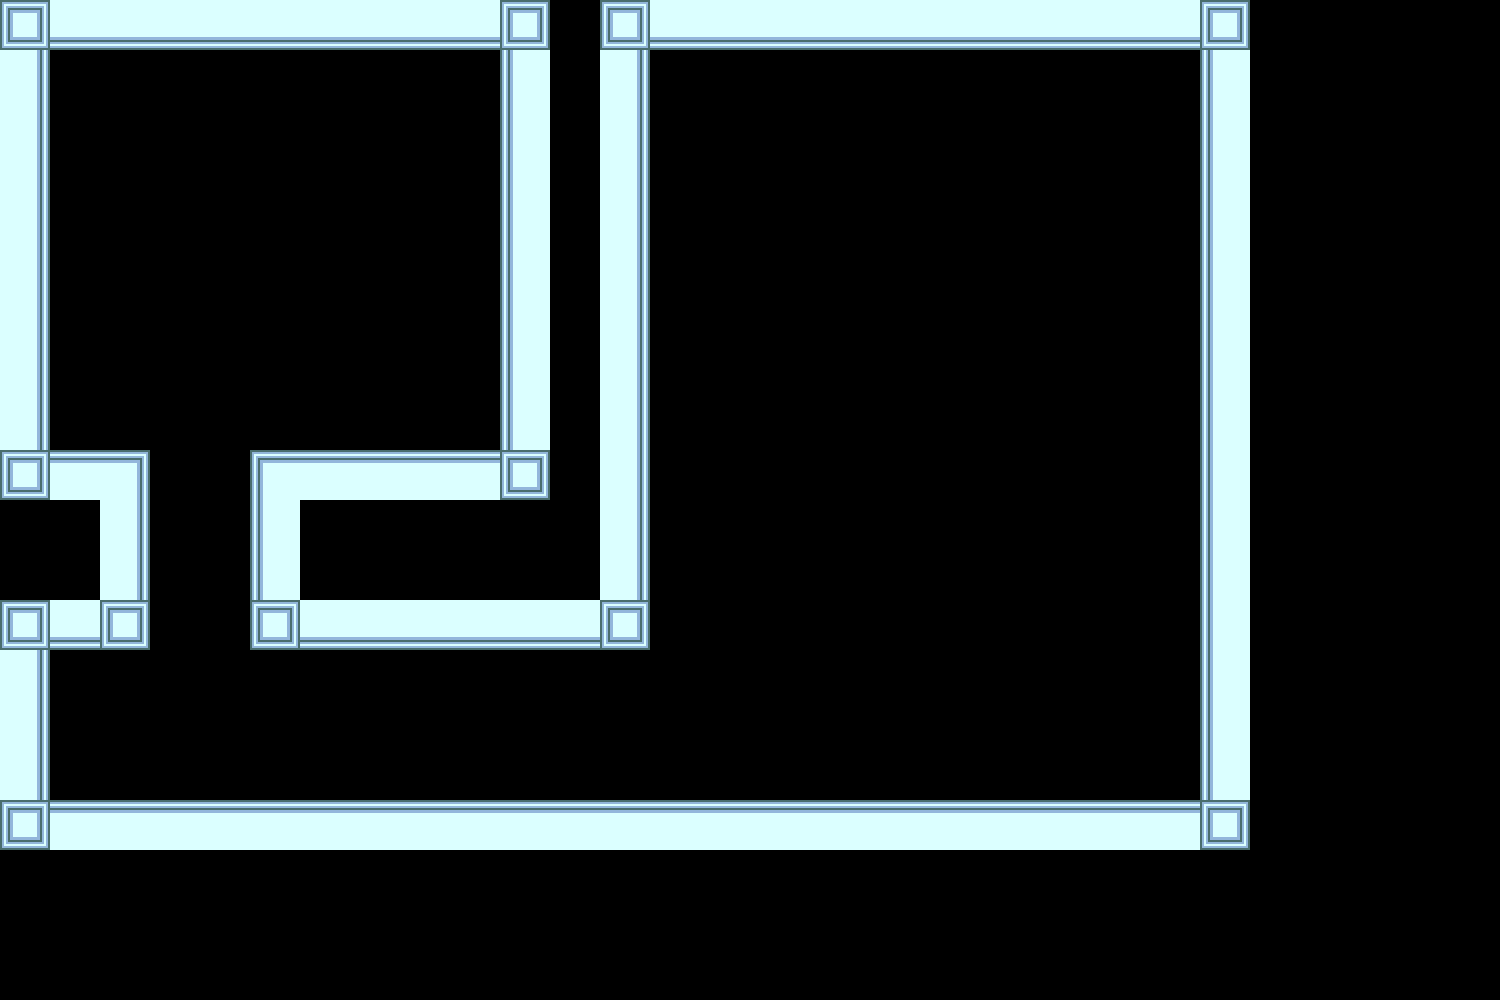

Below is a game level as drawn by its tile map, then a one-line description and the .tmx file that defines it, in full:
An orthogonal 30x20 tile map with 50x50 px tiles, 1 tile layer (Tileset), 2 tilesets and 12 objects (8x Crate, 4x Light1).

<map version="1.10" tiledversion="1.11.0" orientation="orthogonal" renderorder="right-down" width="30" height="20" tilewidth="50" tileheight="50" infinite="0" nextlayerid="3" nextobjectid="13">
 <tileset firstgid="1" source="spritesheet.tsx" />
 <tileset firstgid="101" source="objects.tsx" />
 <layer id="1" name="Tileset" width="30" height="20">
  <data encoding="csv">
5,3221225473,3221225473,3221225473,3221225473,3221225473,3221225473,3221225473,3221225473,3221225473,5,0,5,3221225473,3221225473,3221225473,3221225473,3221225473,3221225473,3221225473,3221225473,3221225473,3221225473,3221225473,5,0,0,0,0,0,
2684354561,0,0,0,0,0,0,0,0,0,1610612737,0,2684354561,0,0,0,0,0,0,0,0,0,0,0,1610612737,0,0,0,0,0,
2684354561,0,0,0,0,0,0,0,0,0,1610612737,0,2684354561,0,0,0,0,0,0,0,0,0,0,0,1610612737,0,0,0,0,0,
2684354561,0,0,0,0,0,0,0,0,0,1610612737,0,2684354561,0,0,0,0,0,0,0,0,0,0,0,1610612737,0,0,0,0,0,
2684354561,0,0,0,0,0,0,0,0,0,1610612737,0,2684354561,0,0,0,0,0,0,0,0,0,0,0,1610612737,0,0,0,0,0,
2684354561,0,0,0,0,0,0,0,0,0,1610612737,0,2684354561,0,0,0,0,0,0,0,0,0,0,0,1610612737,0,0,0,0,0,
2684354561,0,0,0,0,0,0,0,0,0,1610612737,0,2684354561,0,0,0,0,0,0,0,0,0,0,0,1610612737,0,0,0,0,0,
2684354561,0,0,0,0,0,0,0,0,0,1610612737,0,2684354561,0,0,0,0,0,0,0,0,0,0,0,1610612737,0,0,0,0,0,
2684354561,0,0,0,0,0,0,0,0,0,1610612737,0,2684354561,0,0,0,0,0,0,0,0,0,0,0,1610612737,0,0,0,0,0,
5,1,1610612742,0,0,3221225478,1,1,1,1,5,0,2684354561,0,0,0,0,0,0,0,0,0,0,0,1610612737,0,0,0,0,0,
0,0,2684354561,0,0,1610612737,0,0,0,0,0,0,2684354561,0,0,0,0,0,0,0,0,0,0,0,1610612737,0,0,0,0,0,
0,0,2684354561,0,0,1610612737,0,0,0,0,0,0,2684354561,0,0,0,0,0,0,0,0,0,0,0,1610612737,0,0,0,0,0,
5,3221225473,5,0,0,5,3221225473,3221225473,3221225473,3221225473,3221225473,3221225473,5,0,0,0,0,0,0,0,0,0,0,0,1610612737,0,0,0,0,0,
2684354561,0,0,0,0,0,0,0,0,0,0,0,0,0,0,0,0,0,0,0,0,0,0,0,1610612737,0,0,0,0,0,
2684354561,0,0,0,0,0,0,0,0,0,0,0,0,0,0,0,0,0,0,0,0,0,0,0,1610612737,0,0,0,0,0,
2684354561,0,0,0,0,0,0,0,0,0,0,0,0,0,0,0,0,0,0,0,0,0,0,0,1610612737,0,0,0,0,0,
5,1,1,1,1,1,1,1,1,1,1,1,1,1,1,1,1,1,1,1,1,1,1,1,5,0,0,0,0,0,
0,0,0,0,0,0,0,0,0,0,0,0,0,0,0,0,0,0,0,0,0,0,0,0,0,0,0,0,0,0,
0,0,0,0,0,0,0,0,0,0,0,0,0,0,0,0,0,0,0,0,0,0,0,0,0,0,0,0,0,0,
0,0,0,0,0,0,0,0,0,0,0,0,0,0,0,0,0,0,0,0,0,0,0,0,0,0,0,0,0,0
</data>
 </layer>
 <objectgroup id="2" name="Objects">
  <object id="1" type="Crate" gid="132" x="900" y="800" width="50" height="50" />
  <object id="2" type="Crate" gid="132" x="1150" y="800" width="50" height="50" />
  <object id="3" type="Crate" gid="132" x="1050" y="800" width="50" height="50" />
  <object id="4" type="Crate" gid="132" x="1100" y="800" width="50" height="50" />
  <object id="5" type="Crate" gid="132" x="1150" y="750" width="50" height="50" />
  <object id="6" type="Crate" gid="132" x="1150" y="700" width="50" height="50" />
  <object id="7" type="Crate" gid="132" x="1100" y="750" width="50" height="50" />
  <object id="8" type="Crate" gid="132" x="1150" y="650" width="50" height="50" />
  <object id="9" type="Light1" gid="141" x="400" y="700" width="50" height="50" />
  <object id="10" type="Light1" gid="141" x="250" y="100" width="50" height="50" />
  <object id="11" type="Light1" gid="141" x="800" y="100" width="50" height="50" />
  <object id="12" type="Light1" gid="141" x="1050" y="100" width="50" height="50" />
 </objectgroup>
</map>
